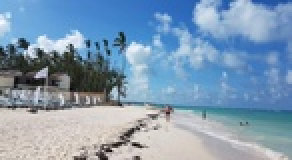
#> input picture Content Aware Image Resizing/beach.jpg, 146 x 80 px, shrunk from 840 x 460 before the run (shown 2 times larger)
$ python ObjectRemoval.py
#> lines starting #> are read from the running program, lines starting #| are printed output that depends on the picture; after the words box and inside, x2 and y2 are one past the last pixel; in counts of white or black regions, pixels touching at a corner belong together
import numpy as np
import matplotlib.pyplot as plt
import argparse
import cv2


def main():
    parse = argparse.ArgumentParser(description='Point Processing')
    parse.add_argument('-i', dest='input', type=str, default='beach.jpg', help='input picture')
    parse.add_argument('-o', dest='output', type=str, default='output2.png', help='output picture')
    args = parse.parse_args()

    if args.input:
        input = cv2.imread(args.input)
#> input is the input picture: shape (80, 146, 3); mean B, G, R 179.2, 154.7, 128.6
        input_copy = input.copy()
        input_gray = cv2.imread(args.input, cv2.IMREAD_GRAYSCALE)
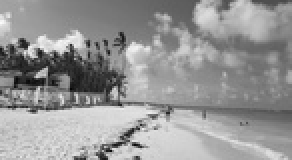
#> input_gray: shape (80, 146) (shown 2 times larger); min 6, max 251, mean 149.7
        input_vis = cv2.imread('./seg_beach/SegmentationClassVisualization/beach.jpg')
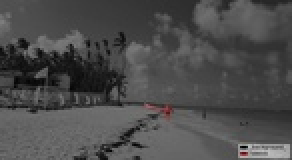
#> input picture Content Aware Image Resizing/seg_beach/SegmentationClassVisualization/beach.jpg, 146 x 80 px, shrunk from 840 x 460 before the run (shown 2 times larger)
#> input_vis is the input picture: shape (80, 146, 3); mean B, G, R 75.7, 75.8, 76
    else:
        print("Invalid input picture")
        return

    height, width, channel = input.shape
#> height = 80; width = 146; channel = 3

    label = np.load('./seg_beach/SegmentationClass/beach.npy')
#> (reads Seam Carving/beach.npy from the repository)

    # remove object
    while True:
        find = False
        for h in range(height):
            for w in range(width):
                if label[h][w] != 0:
                    # init energy
                    energy = np.zeros((height, width))

                    # corners
                    energy[0][0] = abs(input_gray[1][0] - input_gray[0][0]) + abs(input_gray[0][1] - input_gray[0][0])
                    energy[0][width - 1] = abs(input_gray[1][width - 1] - input_gray[0][width - 1]) + abs(input_gray[0][width - 2] - input_gray[0][width - 1])
                    energy[height - 1][0] = abs(input_gray[height - 2][0] - input_gray[height - 1][0]) + abs(input_gray[height - 1][1] - input_gray[height - 1][0])
                    energy[height - 1][width - 1] = abs(input_gray[height - 2][width - 1] - input_gray[height - 1][width - 1]) + \
                        abs(input_gray[height - 1][width - 2] - input_gray[height - 1][width - 1])

                    # rectangle
                    for i in range(1, height - 1):
                        energy[i][0] = abs(input_gray[i + 1][0] - input_gray[i - 1][0])/2 + abs(input_gray[i][1] - input_gray[i][0])
                        energy[i][width - 1] = abs(input_gray[i + 1][width - 1] - input_gray[i - 1][width - 1])/2 + abs(input_gray[i][width - 2] - input_gray[i][width - 1])
                    for j in range(1, width - 1):
                        energy[0][j] = abs(input_gray[0][j + 1] - input_gray[0][j - 1])/2 + abs(input_gray[1][j] - input_gray[0][j])
                        energy[height - 1][j] = abs(input_gray[height - 1][j + 1] - input_gray[height - 1][j - 1])/2 + abs(input_gray[height - 2][j] - input_gray[height - 1][j])

                    # inner
                    for i in range(1, height - 1):
                        for j in range(1, width - 1):
                            energy[i][j] = abs(input_gray[i + 1][j] - input_gray[i - 1][j])/2 + abs(input_gray[i][j + 1] - input_gray[i][j - 1])/2

                    # init dp
                    dp = np.zeros((height, width))
                    for j in range(width):
                        dp[0][j] = energy[0][j]
                    for j in range(1, height):
                        dp[j][0] = energy[j][0] + min(dp[j - 1][0], dp[j - 1][1])
                        dp[j][width - 1] = energy[j][width - 1] + min(dp[j - 1][width - 1], dp[j - 1][width - 2])
                        for k in range(1, width - 1):
                            dp[j][k] = energy[j][k] + min(dp[j - 1][k - 1], dp[j - 1][k], dp[j - 1][k + 1])

                    # backtrace
                    trace = np.zeros((height)).astype(np.int32)
                    trace[h] = w
                    for i in range(h - 1, -1, -1):
                        last = trace[i + 1]
                        if last != 0 and last != width - 1:
                            trace[i] = last + np.argmin([dp[i][last - 1], dp[i][last], dp[i][last + 1]]) - 1
                        elif last == 0:
                            trace[i] = last + np.argmin([dp[i][last], dp[i][last + 1]])
                        else:
                            trace[i] = last + np.argmin([dp[i][last - 1], dp[i][last]]) - 1
                    for i in range(h + 1, height):
                        last = trace[i - 1]
                        if last != 0 and last != width - 1:
                            trace[i] = last + np.argmin([dp[i][last - 1], dp[i][last], dp[i][last + 1]]) - 1
                        elif last == 0:
                            trace[i] = last + np.argmin([dp[i][last], dp[i][last + 1]])
                        else:
                            trace[i] = last + np.argmin([dp[i][last - 1], dp[i][last]]) - 1

                    # update width
                    width -= 1

                    # update image
                    new_input = np.zeros((height, width, channel)).astype(np.uint8)
                    new_input_gray = np.zeros((height, width)).astype(np.uint8)
                    new_label = np.zeros((height, width)).astype(np.uint8)
                    for i in range(height):
                        for j in range(width):
                            if j < trace[i]:
                                new_input[i, j, :] = input[i, j, :]
                                new_input_gray[i][j] = input_gray[i][j]
                                new_label[i][j] = label[i][j]
                            else:
                                new_input[i, j, :] = input[i, j + 1, :]
                                new_input_gray[i][j] = input_gray[i][j + 1]
                                new_label[i][j] = label[i][j + 1]
                    input = new_input
                    input_gray = new_input_gray
                    label = new_label

                    # break
                    find = True
                    break

            if find:
                break

        if not find:
            break
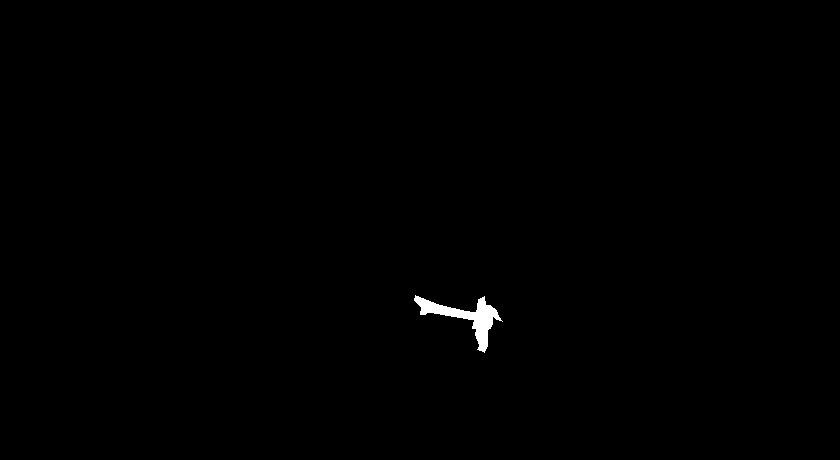
#> label: shape (460, 840) int32; values 0 (black) and 1 (white), 0.36% white; 1 white region, box (x1, y1, x2, y2) and area: (414, 295, 503, 353) 1395
#> after the loop, width = 146

    # seam to insertion
    tot = input_copy.shape[1] - width
#> tot = 0

    # init energy
    energy = np.zeros((height, width))

    # corners
    energy[0][0] = abs(input_gray[1][0] - input_gray[0][0]) + abs(input_gray[0][1] - input_gray[0][0])
#> energy: shape (80, 146) float64; values 0 (black) and 253 (white), 0.01% white in thin lines or dots, all inside (x1, y1, x2, y2) = (0, 0, 1, 1)
    energy[0][width - 1] = abs(input_gray[1][width - 1] - input_gray[0][width - 1]) + abs(input_gray[0][width - 2] - input_gray[0][width - 1])
#> energy: shape (80, 146) float64; min 0, max 253, mean 0
    energy[height - 1][0] = abs(input_gray[height - 2][0] - input_gray[height - 1][0]) + abs(input_gray[height - 1][1] - input_gray[height - 1][0])
#> energy: shape (80, 146) float64; min 0, max 253, mean 0
    energy[height - 1][width - 1] = abs(input_gray[height - 2][width - 1] - input_gray[height - 1][width - 1]) + \
    abs(input_gray[height - 1][width - 2] - input_gray[height - 1][width - 1])
#> energy: shape (80, 146) float64; min 0, max 253, mean 0

    # rectangle
    for i in range(1, height - 1):
        energy[i][0] = abs(input_gray[i + 1][0] - input_gray[i - 1][0])/2 + abs(input_gray[i][1] - input_gray[i][0])
        energy[i][width - 1] = abs(input_gray[i + 1][width - 1] - input_gray[i - 1][width - 1])/2 + abs(input_gray[i][width - 2] - input_gray[i][width - 1])
#> energy: shape (80, 146) float64; min 0, max 381.5, mean 2.2
    for j in range(1, width - 1):
        energy[0][j] = abs(input_gray[0][j + 1] - input_gray[0][j - 1])/2 + abs(input_gray[1][j] - input_gray[0][j])
        energy[height - 1][j] = abs(input_gray[height - 1][j + 1] - input_gray[height - 1][j - 1])/2 + abs(input_gray[height - 2][j] - input_gray[height - 1][j])
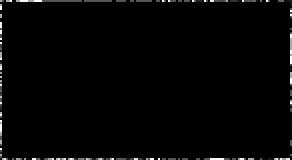
#> energy: shape (80, 146) float64 (shown 2 times larger); min 0, max 382.5, mean 5.8; drawn with min black and max white

    # inner
    for i in range(1, height - 1):
        for j in range(1, width - 1):
            energy[i][j] = abs(input_gray[i + 1][j] - input_gray[i - 1][j])/2 + abs(input_gray[i][j + 1] - input_gray[i][j - 1])/2
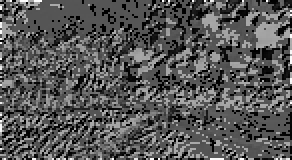
#> energy: shape (80, 146) float64 (shown 2 times larger); min 0, max 382.5, mean 129.2; drawn with min black and max white

    # init dp
    dp = np.zeros((height, width))
    for j in range(width):
        dp[0][j] = energy[0][j]
    for j in range(1, height):
        dp[j][0] = energy[j][0] + min(dp[j - 1][0], dp[j - 1][1])
        dp[j][width - 1] = energy[j][width - 1] + min(dp[j - 1][width - 1], dp[j - 1][width - 2])
        for k in range(1, width - 1):
            dp[j][k] = energy[j][k] + min(dp[j - 1][k - 1], dp[j - 1][k], dp[j - 1][k + 1])
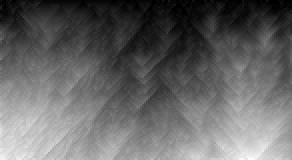
#> dp: shape (80, 146) float64 (shown 2 times larger); min 0, max 5098, mean 2034.8; drawn with min black and max white

    # backtrace
    trace = np.zeros((tot, height)).astype(np.uint32)
#> trace = empty array

    # [4 lines of commented-out code are left out]

    seam_to_ins_tot = np.argsort(dp[height - 1])
#> seam_to_ins_tot = 146 values, max 145 at index 32, min 0 at index 138, mean 72.5
    seam_to_ins = np.zeros((tot))
#> seam_to_ins = empty array
    pos = 0
    for i in range(tot):
        while abs(seam_to_ins_tot[pos+1] - seam_to_ins_tot[pos]) <= 2 * i:
            pos += 1
        seam_to_ins[i] = seam_to_ins_tot[pos]
        pos += 1
#> after the loop, pos = 0

    # [11 lines of commented-out code are left out]

    for j in range(tot):
        trace[j][height - 1] = seam_to_ins[j]
        for i in range(height - 2, -1, -1):
            last = trace[j][i + 1]
            if last != 0 and last != width - 1:
                trace[j][i] = last + np.argmin([dp[i][last - 1], dp[i][last], dp[i][last + 1]]) - 1
            elif last == 0:
                trace[j][i] = last + np.argmin([dp[i][last], dp[i][last + 1]])
            else:
                trace[j][i] = last + np.argmin([dp[i][last - 1], dp[i][last]]) - 1
    trace_tran = trace.transpose()
#> trace_tran = empty array

    # enlarging
    output = np.zeros_like(input_copy)
    for i in range(height):
        pos = 0
        fills = np.sort(trace_tran[i])
        for j in range(width):
            if pos >= tot or j != fills[pos]:
                output[i, j + pos, :] = input[i, j, :]
            else:
                while pos < tot and j == fills[pos]:
                    output[i, j + pos, :] = input[i, j, :]
                    output[i, j + pos + 1, :] = input[i, j, :]
                    pos += 1

    # show result
    # plt.imshow(input_gray, cmap='gray')
    plt.subplot(2, 2, 1)
    plt.imshow(input_copy[:, :, ::-1])
    plt.title("Origin image")
    plt.xticks([])
    plt.yticks([])

    plt.subplot(2, 2, 2)
    plt.imshow(input_vis[:, :, ::-1])
    plt.title("Object to remove")
    plt.xticks([])
    plt.yticks([])

    plt.subplot(2, 2, 3)
    plt.imshow(input[:, :, ::-1])
    plt.title("Image after removal")
    plt.xticks([])
    plt.yticks([])

    plt.subplot(2, 2, 4)
    plt.imshow(output[:, :, ::-1])
    plt.title("Image after removal and enlarging")
    plt.xticks([])
    plt.yticks([])

    # plt.savefig(args.output)
    plt.show()
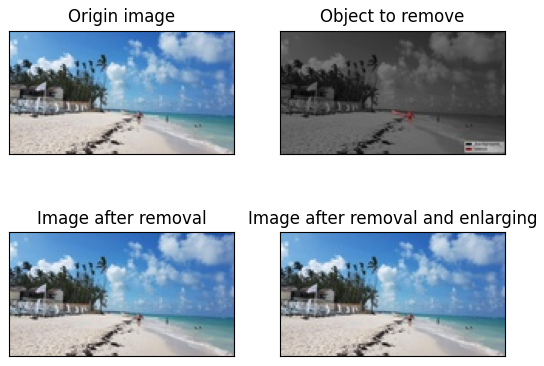
#> figure drawn by matplotlib, 4 panels


if __name__ == '__main__':
    main()
